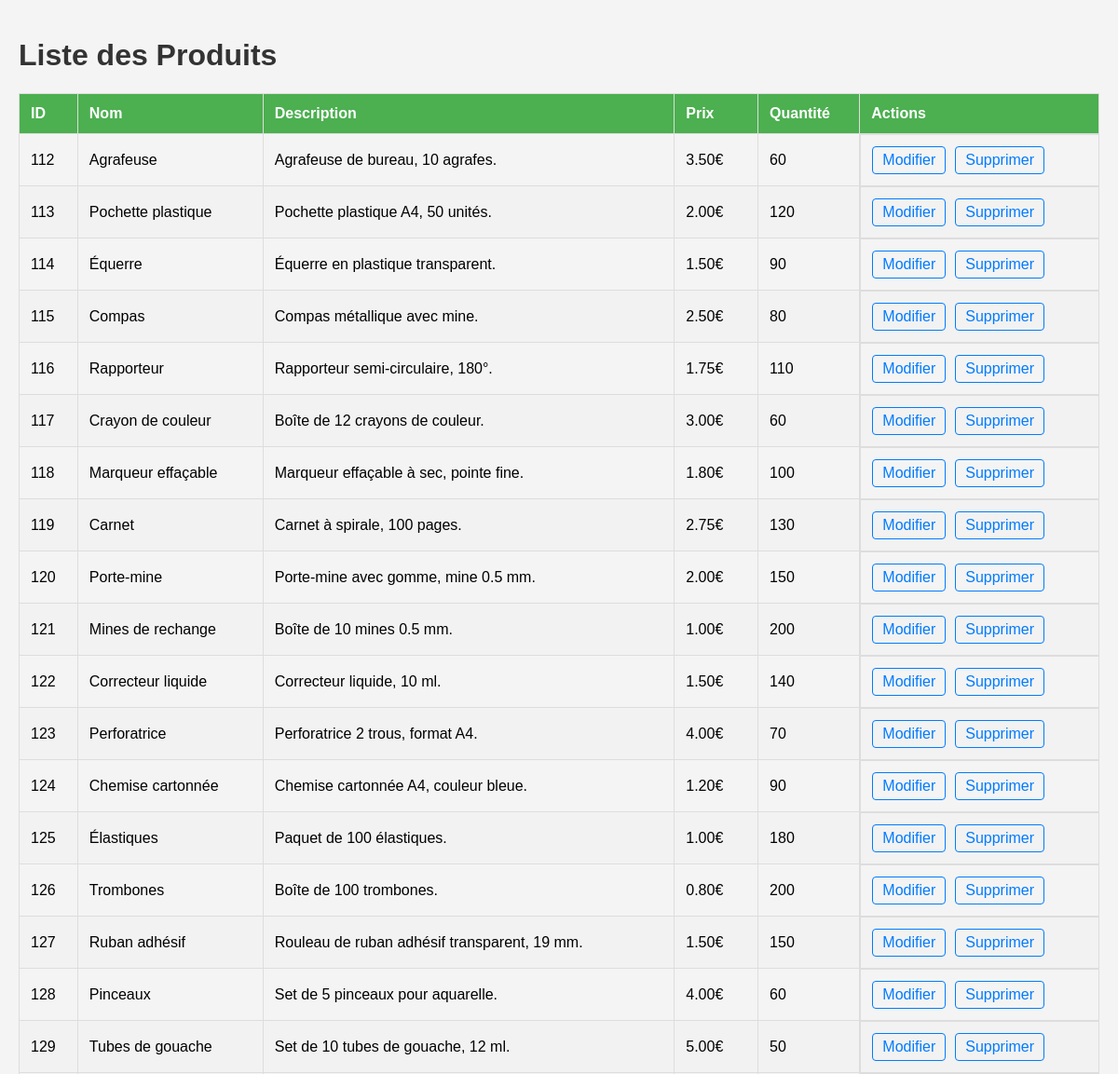
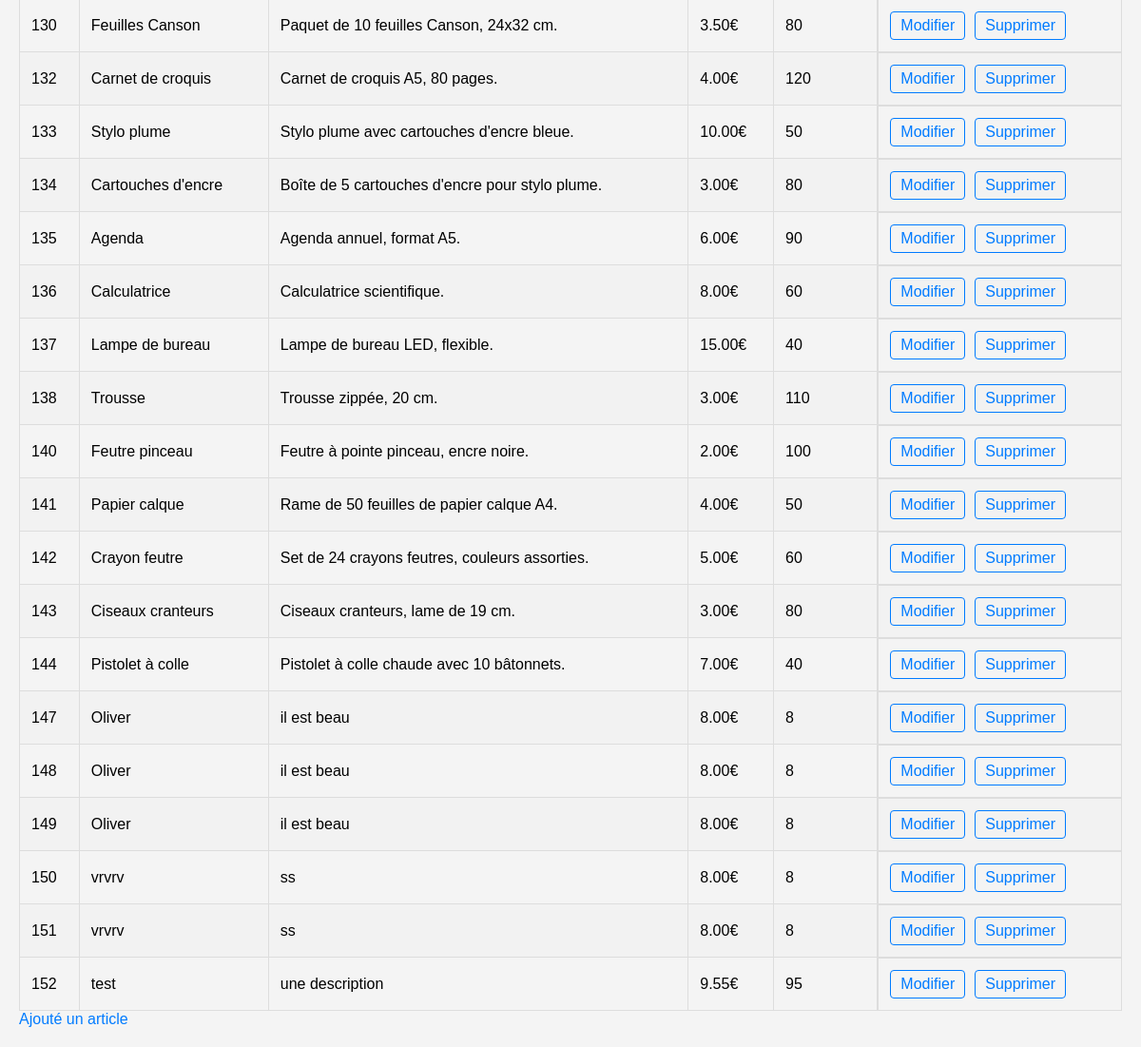
The page / on the database its author committed (2 pictures, top to bottom).
### tables this page shows
CREATE TABLE `articles` (
  `id` int NOT NULL,
  `nom` varchar(255) NOT NULL,
  `description` text,
  `stock` int NOT NULL,
  `prix` decimal(10,2) NOT NULL
);

### class/Database.php (called while the page is built)
<?php
class Database {
    private static ?Database $instance = null;
    private PDO $pdo;
    private function __construct() {
        $host = "localhost";
        $dbname = "produits";
        $user = "root";
        $pass = "";
        try {
         $this->pdo = new PDO("mysql:host=$host;dbname=$dbname;charset=utf8",$user, $pass);
         $this->pdo->setAttribute(PDO::ATTR_ERRMODE, PDO::ERRMODE_EXCEPTION);
        } catch (PDOException $e) {
            die("Erreur de connexion : " . $e->getMessage());
        }
    }
    public static function getInstance (): ?Database {
        if(self::$instance == null) {
            self::$instance = new Database();
        }
        return self::$instance;
    }
    public function getConnection(): PDO {
        return $this->pdo;
    }
}

### class/Product.php (called while the page is built, shortened)
<?php
require 'Database.php';
class Product {
    private PDO $pdo;
    public function __construct () {
        $this->pdo = Database::getInstance()->getConnection();
    }
    public function lister(): array
    {
        $stmt = $this->pdo->query("SELECT * FROM articles");
        return $stmt->fetchAll(PDO::FETCH_ASSOC);
    }
}

### index.php (the view, shortened to what this page needs)
<?php
require_once "./class/Product.php";
$productObject = new Product();
$products = $productObject->lister();
?>
<!doctype html>
<html lang="fr">
<head>
</head>
<body>
<h1>Liste des Produits</h1>
<?php if(!empty($products)): ?>
    <table>
        <thead>
        <tr>
            <th>ID</th>
            <th>Nom</th>
            <th>Description</th>
            <th>Prix</th>
            <th>Quantité</th>
            <th>Actions</th>
        </tr>
        </thead>
        <tbody>
        <?php foreach ($products as $a): ?>
            <tr>
                <td data-label="ID"><?= htmlspecialchars($a["id"]) ?></td>
                <td data-label="Nom"><?= htmlspecialchars($a["nom"]) ?></td>
                <td data-label="Description"><?= htmlspecialchars($a["description"]) ?></td>
                <td data-label="Prix"><?= htmlspecialchars($a["prix"]) ?>€</td>
                <td data-label="Quantité"><?= htmlspecialchars($a["stock"]) ?></td>
                <td data-label="Actions" class="actions">
                    <a href="edit.php?id=<?= $a["id"]; ?>">Modifier</a>
                    <a href="index.php?id=<?= $a["id"]; ?>">Supprimer</a>
                </td>
            </tr>
        <?php endforeach; ?>
        </tbody>
    </table>
    <a href="add.php">Ajouté un article</a>
    <?php else: ?>
        <p>Aucun produits trouvés</p>
        <a href="add.php">Ajouté un article</a>
    <?php endif; ?>
</body>
</html>

### index.php (style rules this page uses)
body { font-family: Arial, sans-serif; background-color: #f4f4f4; margin: 0; padding: 20px; }
h1 { color: #333; }
table { width: 100%; border-collapse: collapse; margin-top: 20px; }
th, td { border: 1px solid #ddd; padding: 12px; text-align: left; }
th { background-color: #4CAF50; color: white; }
tr:nth-child(even) { background-color: #f2f2f2; }
a { color: #007BFF; text-decoration: none; }
.actions { display: flex; gap: 10px; }
.actions a { padding: 5px 10px; border: 1px solid #007BFF; border-radius: 4px; }

### rows shown on the page
articles: id "112", nom "Agrafeuse", description "Agrafeuse de bureau, 10 agrafes.", prix "3.50", stock "60"
articles: id "113", nom "Pochette plastique", description "Pochette plastique A4, 50 unités.", prix "2.00", stock "120"
articles: id "114", nom "Équerre", description "Équerre en plastique transparent.", prix "1.50", stock "90"
articles: id "115", nom "Compas", description "Compas métallique avec mine.", prix "2.50", stock "80"
articles: id "116", nom "Rapporteur", description "Rapporteur semi-circulaire, 180°.", prix "1.75", stock "110"
articles: id "117", nom "Crayon de couleur", description "Boîte de 12 crayons de couleur.", prix "3.00", stock "60"
articles: id "118", nom "Marqueur effaçable", description "Marqueur effaçable à sec, pointe fine.", prix "1.80", stock "100"
articles: id "119", nom "Carnet", description "Carnet à spirale, 100 pages.", prix "2.75", stock "130"
articles: id "120", nom "Porte-mine", description "Porte-mine avec gomme, mine 0.5 mm.", prix "2.00", stock "150"
articles: id "121", nom "Mines de rechange", description "Boîte de 10 mines 0.5 mm.", prix "1.00", stock "200"
articles: id "122", nom "Correcteur liquide", description "Correcteur liquide, 10 ml.", prix "1.50", stock "140"
articles: id "123", nom "Perforatrice", description "Perforatrice 2 trous, format A4.", prix "4.00", stock "70"
articles: id "124", nom "Chemise cartonnée", description "Chemise cartonnée A4, couleur bleue.", prix "1.20", stock "90"
articles: id "125", nom "Élastiques", description "Paquet de 100 élastiques.", prix "1.00", stock "180"
articles: id "126", nom "Trombones", description "Boîte de 100 trombones.", prix "0.80", stock "200"
articles: id "127", nom "Ruban adhésif", description "Rouleau de ruban adhésif transparent, 19 mm.", prix "1.50", stock "150"
articles: id "128", nom "Pinceaux", description "Set de 5 pinceaux pour aquarelle.", prix "4.00", stock "60"
articles: id "129", nom "Tubes de gouache", description "Set de 10 tubes de gouache, 12 ml.", prix "5.00", stock "50"
articles: id "130", nom "Feuilles Canson", description "Paquet de 10 feuilles Canson, 24x32 cm.", prix "3.50", stock "80"
articles: id "132", nom "Carnet de croquis", description "Carnet de croquis A5, 80 pages.", prix "4.00", stock "120"
articles: id "133", nom "Stylo plume", description "Stylo plume avec cartouches d'encre bleue.", prix "10.00", stock "50"
articles: id "134", nom "Cartouches d'encre", description "Boîte de 5 cartouches d'encre pour stylo plume.", prix "3.00", stock "80"
articles: id "135", nom "Agenda", description "Agenda annuel, format A5.", prix "6.00", stock "90"
articles: id "136", nom "Calculatrice", description "Calculatrice scientifique.", prix "8.00", stock "60"
articles: id "137", nom "Lampe de bureau", description "Lampe de bureau LED, flexible.", prix "15.00", stock "40"
articles: id "138", nom "Trousse", description "Trousse zippée, 20 cm.", prix "3.00", stock "110"
articles: id "140", nom "Feutre pinceau", description "Feutre à pointe pinceau, encre noire.", prix "2.00", stock "100"
articles: id "141", nom "Papier calque", description "Rame de 50 feuilles de papier calque A4.", prix "4.00", stock "50"
articles: id "142", nom "Crayon feutre", description "Set de 24 crayons feutres, couleurs assorties.", prix "5.00", stock "60"
articles: id "143", nom "Ciseaux cranteurs", description "Ciseaux cranteurs, lame de 19 cm.", prix "3.00", stock "80"
articles: id "144", nom "Pistolet à colle", description "Pistolet à colle chaude avec 10 bâtonnets.", prix "7.00", stock "40"
articles: id "147", nom "Oliver", description "il est beau", prix "8.00", stock "8"
articles: id "148", nom "Oliver", description "il est beau", prix "8.00", stock "8"
articles: id "149", nom "Oliver", description "il est beau", prix "8.00", stock "8"
articles: id "150", nom "vrvrv", description "ss", prix "8.00", stock "8"
articles: id "151", nom "vrvrv", description "ss", prix "8.00", stock "8"
articles: id "152", nom "test", description "une description", prix "9.55", stock "95"
